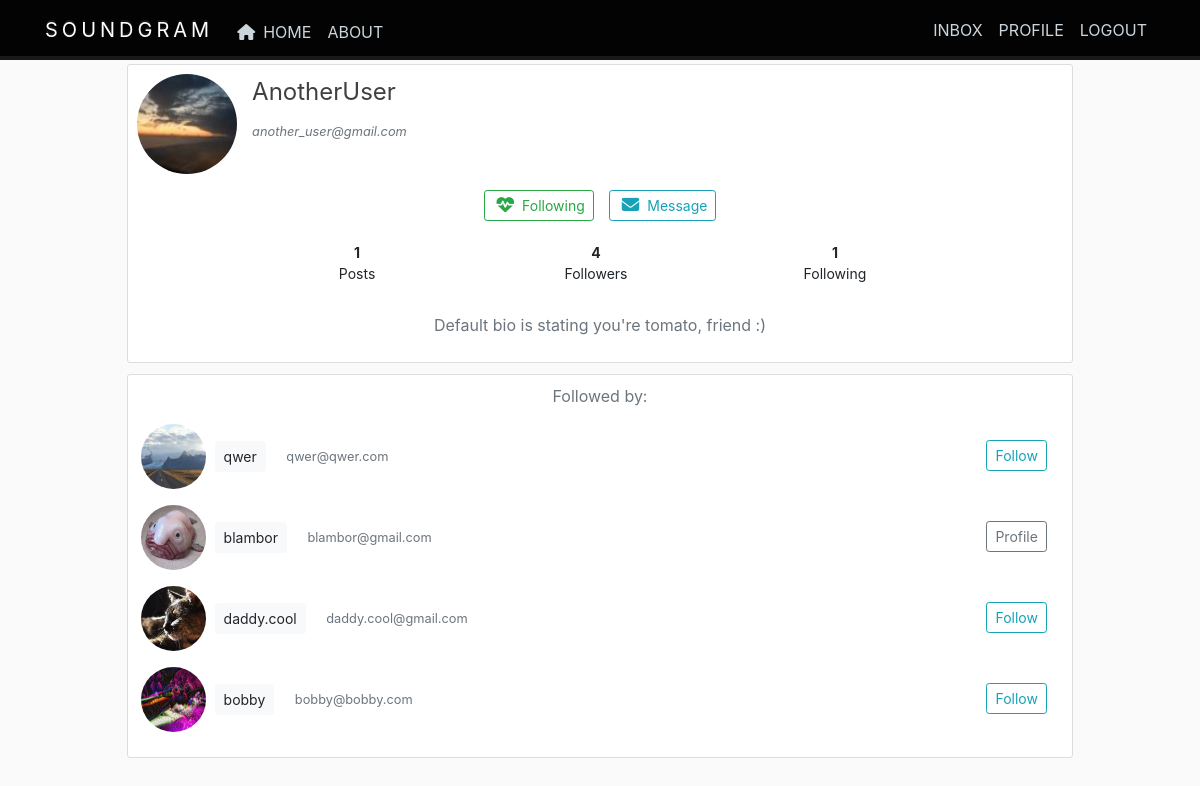
The page /user/AnotherUser/followed_by (signed in) on the database its author committed.
### soundgram/models.py (models this page shows, shortened)
class User(db.Model, UserMixin):
    id = db.Column(db.Integer, primary_key=True)
    username = db.Column(db.String(), unique=True, nullable=False)
    email = db.Column(db.String, unique=True, nullable=False)
    image_file = db.Column(db.String(20), nullable=False, default='default.jpg')
    password = db.Column(db.String(60), nullable=False)  # post sets additional query in the background, that will get all posts user created, it is not declaration of new column
    post = db.relationship('Post', backref='author', lazy=True)  # backhref adds column to post model by reference to another class    # lazy loads the data as necesary at one go --- author - db feature - we havent declared any author, though, python will understand
    comment = db.relationship('Comment', backref='author', lazy=True)
    messages_sent = db.relationship('Message', foreign_keys='Message.sender_id', backref='sender', lazy='dynamic')
    messages_received = db.relationship('Message', foreign_keys='Message.recipient_id', backref='recipient', lazy='dynamic')
    last_message_read_time = db.Column(db.DateTime)
    followed = db.relationship(
                        'User', secondary=followers,
                        primaryjoin=(followers.c.follower_id == id),
                        secondaryjoin=(followers.c.followed_id == id),
                        backref=db.backref('followers', lazy='dynamic'),
                        lazy='dynamic')
    liked = db.relationship('Likes', foreign_keys='Likes.user_id', backref='user', lazy='dynamic')
    messages_sent = db.relationship('Message', foreign_keys='Message.sender_id', backref='author', lazy='dynamic')
    messages_received = db.relationship('Message', foreign_keys='Message.recipient_id', backref='recipient', lazy='dynamic')
    last_message_read_time = db.Column(db.DateTime)
    def is_following(self, user):
        return self.followed.filter(
            followers.c.followed_id == user.id).count() > 0

### soundgram/users/routes.py (the view)
@users.route("/user/<username>/followed_by")
@login_required
def followed_by(username):
    page = request.args.get('page', 1, type=int)
    user = User.query.filter_by(username=username).first_or_404()
    posts = Post.query.filter_by(author=user).order_by(Post.date_posted.desc()).paginate(page=page, per_page=2)
    return render_template('user/user_list.html', user=user, page=page, posts=posts)

### soundgram/models.py (called while the page is built)
@login_manager.user_loader
def load_user(user_id):
    return User.query.get(int(user_id))

### soundgram/templates/user/user_list.html (shortened to what this page needs)
{% extends "main/profile_section.html" %}
{% block content %}
    <div class="content-section">
        {% if request.endpoint == 'users.followed_by' %}
            <p class="text-center text-muted">Followed by:</p>
            {% for user in user.followers %}
                <div class="ml-1 mb-3">
                    <img class="rounded-circle article-img" src="{{ url_for('static', filename='profile_pics/' + user.image_file) }}">
                    <a class="btn btn-sm btn-light ml-1" href="{{ url_for('users.user_profile', username=user.username) }}">{{ user.username }}</a>
                    <small class="text-muted disabled userlist-email ml-3">{{ user.email }}</small>
                    {% if user==current_user %}
                        <a class="btn btn-sm btn-outline-secondary mt-3 mr-3 float-right" href="{{ url_for('users.user_profile', username=user.username) }}">Profile</a>
                    {% elif not current_user.is_following(user) %}
                        <a class="btn btn-sm btn-outline-info mt-3 mr-3 float-right" href="{{ url_for('users.follow', username=user.username) }}">Follow</a>
                    {% else %}
                        <a class="btn btn-sm btn-outline-info mt-3 mr-3 float-right" href="{{ url_for('users.unfollow', username=user.username) }}">Following</a>
                    {% endif %}
                </div>
            {% endfor %}
        {% endif %}
    </div>
{% endblock %}

### soundgram/templates/main/profile_section.html
{% include "main/navbar.html" %}
<main role="main" class="container">
    <div class="row">
        <div class="col-12 box">
            <div class="media content-section">
                <div class="media-body">
                    <div class="row">
                            <div class="col-auto">
                                <img class="rounded-circle account-img img-fluid" src="{{ url_for('static', filename='profile_pics/' + user.image_file) }}">
                            </div>
                            <div class="col">
                                <div class="row">
                                    <legend><a style="text-decoration: none; color:#404040;" href="{{ url_for('users.user_profile', username=user.username)}}">{{ user.username }}</a></legend>
                                </div>
                                <div class="row">
                                    <em><small class=text-muted>{{ user.email }}</small></em>
                                </div>
                            </div>
                    </div>
                    <div class="row mt-3 mb-2 justify-content-center">
                            {% if user == current_user %}
                                <div class="col-auto">
                                    <a class="btn btn-sm btn-outline-info pr-3" href="{{ url_for('users.edit_profile', username=user.username) }}"><i class="fas fa-edit mr-2 ml-1 profile-icons"></i>Edit your profile</a>
                                </div>
                            {% elif not current_user.is_following(user) %}
                                <div class="col-auto pr-0">
                                    <a class="btn btn-sm btn-outline-success pr-3 ml-3" href="{{ url_for('users.follow', username=user.username) }}"><i class="fas fa-heart mr-2 ml-1 profile-icons"></i>Follow</a>
                                </div>
                            {% else %}
                                <div class="col-auto pr-0">
                                      <div class="btn-group">
                                        <a class="btn btn-sm btn-outline-success" href="{{ url_for('users.unfollow', username=user.username) }}"><i class="fas fa-heartbeat mr-2 ml-1 profile-icons"></i>Following</a>
                                      </div>
                                </div>
                            {% endif %}
                            {% if user != current_user %}
                                <div class="col-auto">
                                    <a class="btn btn-sm btn-outline-info pr-2" href="{{ url_for('users.send_message', recipient=user.username) }}"><i class="fas fa-envelope mr-2 ml-1 profile-icons"></i>Message</a>
                                </div>
                            {% endif %}
                    </div>
                    <div class="row justify-content-center pt-2 mb-3 pb-2">
                            <div class="col-3 text-center pl-0 pr-0">
                                <a class="btn btn-sm pl-0" href="{{ url_for('users.user_profile', username=user.username) }}"><b>{{ posts.total }}</b><br> Posts</a>
                            </div>
                            <div class="col-3 text-center pl-0 pr-0">
                                <a class="btn btn-sm pl-0" href="{{ url_for('users.followed_by', username=user.username) }}"><b class="">{{ user.followers.count() }}</b><br>Followers </a>
                            </div>
                            <div class="col-3 text-center pl-0 pr-0">
                                <a class="btn btn-sm pl-0" href="{{ url_for('users.is_following', username=user.username) }}"><b class=>{{ user.followed.count() }} </b><br> Following</a>
                            </div>
                    </div>
                    <p class="text-muted text-center"> Default bio is stating you're tomato, friend :)</p>
                </div>
            </div>
            {% block content %}{% endblock %}
        </div>
    </div>
</main>

### soundgram/static/style.css (style rules this page uses)
body { background: #fafafa; color: #333333; margin-top: 4rem; text-decoration: none; }
.content-section { background: #ffffff; border: 1px solid #dddddd; border-radius: 3px; padding: 9px; margin: 0% 8% 1% 8%; }
.box { padding: 0px 7px 0px 7px; }
.article-img { height: 65px; width: 65px; }
.account-img { height: 100px; width: 100px; }
.profile-icons { font-size: 125%; margin-top: 0px; }

### rows shown on the page
User: image_file (placeholder picture), username "AnotherUser", email "another_user@gmail.com"
User: image_file (picture), username "qwer", email "qwer@qwer.com"
User: image_file (picture), username "blambor", email "blambor@gmail.com"
User: image_file (picture), username "daddy.cool", email "daddy.cool@gmail.com"
User: image_file (picture), username "bobby", email "bobby@bobby.com"

### other values the page prints
{{ posts.total }} "1"
{{ user.followers.count() }} "4"
{{ user.followed.count() }} "1"
